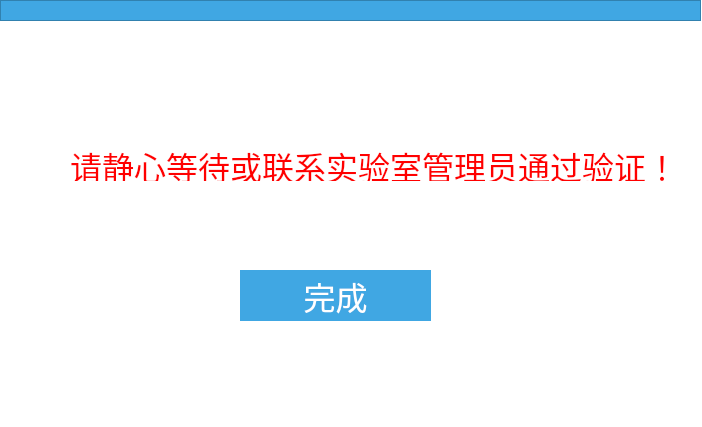
<?xml version="1.0" encoding="UTF-8"?>
<ui version="4.0">
 <class>UserRegisterLastStep</class>
 <widget class="QDialog" name="UserRegisterLastStep">
  <property name="geometry">
   <rect>
    <x>0</x>
    <y>0</y>
    <width>702</width>
    <height>427</height>
   </rect>
  </property>
  <property name="palette">
   <palette>
    <active>
     <colorrole role="Base">
      <brush brushstyle="SolidPattern">
       <color alpha="255">
        <red>255</red>
        <green>255</green>
        <blue>255</blue>
       </color>
      </brush>
     </colorrole>
     <colorrole role="Window">
      <brush brushstyle="SolidPattern">
       <color alpha="255">
        <red>255</red>
        <green>255</green>
        <blue>255</blue>
       </color>
      </brush>
     </colorrole>
    </active>
    <inactive>
     <colorrole role="Base">
      <brush brushstyle="SolidPattern">
       <color alpha="255">
        <red>255</red>
        <green>255</green>
        <blue>255</blue>
       </color>
      </brush>
     </colorrole>
     <colorrole role="Window">
      <brush brushstyle="SolidPattern">
       <color alpha="255">
        <red>255</red>
        <green>255</green>
        <blue>255</blue>
       </color>
      </brush>
     </colorrole>
    </inactive>
    <disabled>
     <colorrole role="Base">
      <brush brushstyle="SolidPattern">
       <color alpha="255">
        <red>255</red>
        <green>255</green>
        <blue>255</blue>
       </color>
      </brush>
     </colorrole>
     <colorrole role="Window">
      <brush brushstyle="SolidPattern">
       <color alpha="255">
        <red>255</red>
        <green>255</green>
        <blue>255</blue>
       </color>
      </brush>
     </colorrole>
    </disabled>
   </palette>
  </property>
  <property name="windowTitle">
   <string>UserRegisterLastStep</string>
  </property>
  <widget class="QToolButton" name="Finish">
   <property name="geometry">
    <rect>
     <x>240</x>
     <y>270</y>
     <width>191</width>
     <height>51</height>
    </rect>
   </property>
   <property name="palette">
    <palette>
     <active>
      <colorrole role="Button">
       <brush brushstyle="SolidPattern">
        <color alpha="255">
         <red>64</red>
         <green>167</green>
         <blue>227</blue>
        </color>
       </brush>
      </colorrole>
      <colorrole role="ButtonText">
       <brush brushstyle="SolidPattern">
        <color alpha="255">
         <red>255</red>
         <green>255</green>
         <blue>255</blue>
        </color>
       </brush>
      </colorrole>
      <colorrole role="Base">
       <brush brushstyle="SolidPattern">
        <color alpha="255">
         <red>255</red>
         <green>255</green>
         <blue>255</blue>
        </color>
       </brush>
      </colorrole>
      <colorrole role="Window">
       <brush brushstyle="SolidPattern">
        <color alpha="255">
         <red>64</red>
         <green>167</green>
         <blue>227</blue>
        </color>
       </brush>
      </colorrole>
      <colorrole role="AlternateBase">
       <brush brushstyle="LinearGradientPattern">
        <gradient startx="0.000000000000000" starty="0.000000000000000" endx="0.755682000000000" endy="0.864000000000000" type="LinearGradient" spread="PadSpread" coordinatemode="ObjectBoundingMode">
         <gradientstop position="0.000000000000000">
          <color alpha="255">
           <red>0</red>
           <green>195</green>
           <blue>195</blue>
          </color>
         </gradientstop>
         <gradientstop position="1.000000000000000">
          <color alpha="255">
           <red>255</red>
           <green>255</green>
           <blue>255</blue>
          </color>
         </gradientstop>
        </gradient>
       </brush>
      </colorrole>
     </active>
     <inactive>
      <colorrole role="Button">
       <brush brushstyle="SolidPattern">
        <color alpha="255">
         <red>64</red>
         <green>167</green>
         <blue>227</blue>
        </color>
       </brush>
      </colorrole>
      <colorrole role="ButtonText">
       <brush brushstyle="SolidPattern">
        <color alpha="255">
         <red>255</red>
         <green>255</green>
         <blue>255</blue>
        </color>
       </brush>
      </colorrole>
      <colorrole role="Base">
       <brush brushstyle="SolidPattern">
        <color alpha="255">
         <red>255</red>
         <green>255</green>
         <blue>255</blue>
        </color>
       </brush>
      </colorrole>
      <colorrole role="Window">
       <brush brushstyle="SolidPattern">
        <color alpha="255">
         <red>64</red>
         <green>167</green>
         <blue>227</blue>
        </color>
       </brush>
      </colorrole>
      <colorrole role="AlternateBase">
       <brush brushstyle="LinearGradientPattern">
        <gradient startx="0.000000000000000" starty="0.000000000000000" endx="0.755682000000000" endy="0.864000000000000" type="LinearGradient" spread="PadSpread" coordinatemode="ObjectBoundingMode">
         <gradientstop position="0.000000000000000">
          <color alpha="255">
           <red>0</red>
           <green>195</green>
           <blue>195</blue>
          </color>
         </gradientstop>
         <gradientstop position="1.000000000000000">
          <color alpha="255">
           <red>255</red>
           <green>255</green>
           <blue>255</blue>
          </color>
         </gradientstop>
        </gradient>
       </brush>
      </colorrole>
     </inactive>
     <disabled>
      <colorrole role="Button">
       <brush brushstyle="SolidPattern">
        <color alpha="255">
         <red>64</red>
         <green>167</green>
         <blue>227</blue>
        </color>
       </brush>
      </colorrole>
      <colorrole role="ButtonText">
       <brush brushstyle="SolidPattern">
        <color alpha="255">
         <red>120</red>
         <green>120</green>
         <blue>120</blue>
        </color>
       </brush>
      </colorrole>
      <colorrole role="Base">
       <brush brushstyle="SolidPattern">
        <color alpha="255">
         <red>64</red>
         <green>167</green>
         <blue>227</blue>
        </color>
       </brush>
      </colorrole>
      <colorrole role="Window">
       <brush brushstyle="SolidPattern">
        <color alpha="255">
         <red>64</red>
         <green>167</green>
         <blue>227</blue>
        </color>
       </brush>
      </colorrole>
      <colorrole role="AlternateBase">
       <brush brushstyle="LinearGradientPattern">
        <gradient startx="0.000000000000000" starty="0.000000000000000" endx="0.755682000000000" endy="0.864000000000000" type="LinearGradient" spread="PadSpread" coordinatemode="ObjectBoundingMode">
         <gradientstop position="0.000000000000000">
          <color alpha="255">
           <red>0</red>
           <green>195</green>
           <blue>195</blue>
          </color>
         </gradientstop>
         <gradientstop position="1.000000000000000">
          <color alpha="255">
           <red>255</red>
           <green>255</green>
           <blue>255</blue>
          </color>
         </gradientstop>
        </gradient>
       </brush>
      </colorrole>
     </disabled>
    </palette>
   </property>
   <property name="font">
    <font>
     <family>楷体</family>
     <pointsize>24</pointsize>
    </font>
   </property>
   <property name="autoFillBackground">
    <bool>true</bool>
   </property>
   <property name="text">
    <string>完成</string>
   </property>
   <property name="autoRaise">
    <bool>true</bool>
   </property>
  </widget>
  <widget class="QFrame" name="frame">
   <property name="geometry">
    <rect>
     <x>0</x>
     <y>0</y>
     <width>701</width>
     <height>21</height>
    </rect>
   </property>
   <property name="palette">
    <palette>
     <active>
      <colorrole role="Base">
       <brush brushstyle="SolidPattern">
        <color alpha="255">
         <red>255</red>
         <green>255</green>
         <blue>255</blue>
        </color>
       </brush>
      </colorrole>
      <colorrole role="Window">
       <brush brushstyle="SolidPattern">
        <color alpha="255">
         <red>64</red>
         <green>167</green>
         <blue>227</blue>
        </color>
       </brush>
      </colorrole>
      <colorrole role="AlternateBase">
       <brush brushstyle="LinearGradientPattern">
        <gradient startx="0.000000000000000" starty="0.000000000000000" endx="0.755682000000000" endy="0.864000000000000" type="LinearGradient" spread="PadSpread" coordinatemode="ObjectBoundingMode">
         <gradientstop position="0.000000000000000">
          <color alpha="255">
           <red>0</red>
           <green>195</green>
           <blue>195</blue>
          </color>
         </gradientstop>
         <gradientstop position="1.000000000000000">
          <color alpha="255">
           <red>255</red>
           <green>255</green>
           <blue>255</blue>
          </color>
         </gradientstop>
        </gradient>
       </brush>
      </colorrole>
     </active>
     <inactive>
      <colorrole role="Base">
       <brush brushstyle="SolidPattern">
        <color alpha="255">
         <red>255</red>
         <green>255</green>
         <blue>255</blue>
        </color>
       </brush>
      </colorrole>
      <colorrole role="Window">
       <brush brushstyle="SolidPattern">
        <color alpha="255">
         <red>64</red>
         <green>167</green>
         <blue>227</blue>
        </color>
       </brush>
      </colorrole>
      <colorrole role="AlternateBase">
       <brush brushstyle="LinearGradientPattern">
        <gradient startx="0.000000000000000" starty="0.000000000000000" endx="0.755682000000000" endy="0.864000000000000" type="LinearGradient" spread="PadSpread" coordinatemode="ObjectBoundingMode">
         <gradientstop position="0.000000000000000">
          <color alpha="255">
           <red>0</red>
           <green>195</green>
           <blue>195</blue>
          </color>
         </gradientstop>
         <gradientstop position="1.000000000000000">
          <color alpha="255">
           <red>255</red>
           <green>255</green>
           <blue>255</blue>
          </color>
         </gradientstop>
        </gradient>
       </brush>
      </colorrole>
     </inactive>
     <disabled>
      <colorrole role="Base">
       <brush brushstyle="SolidPattern">
        <color alpha="255">
         <red>64</red>
         <green>167</green>
         <blue>227</blue>
        </color>
       </brush>
      </colorrole>
      <colorrole role="Window">
       <brush brushstyle="SolidPattern">
        <color alpha="255">
         <red>64</red>
         <green>167</green>
         <blue>227</blue>
        </color>
       </brush>
      </colorrole>
      <colorrole role="AlternateBase">
       <brush brushstyle="LinearGradientPattern">
        <gradient startx="0.000000000000000" starty="0.000000000000000" endx="0.755682000000000" endy="0.864000000000000" type="LinearGradient" spread="PadSpread" coordinatemode="ObjectBoundingMode">
         <gradientstop position="0.000000000000000">
          <color alpha="255">
           <red>0</red>
           <green>195</green>
           <blue>195</blue>
          </color>
         </gradientstop>
         <gradientstop position="1.000000000000000">
          <color alpha="255">
           <red>255</red>
           <green>255</green>
           <blue>255</blue>
          </color>
         </gradientstop>
        </gradient>
       </brush>
      </colorrole>
     </disabled>
    </palette>
   </property>
   <property name="autoFillBackground">
    <bool>true</bool>
   </property>
   <property name="frameShape">
    <enum>QFrame::StyledPanel</enum>
   </property>
   <property name="frameShadow">
    <enum>QFrame::Raised</enum>
   </property>
   <widget class="QToolButton" name="AppClose">
    <property name="geometry">
     <rect>
      <x>680</x>
      <y>0</y>
      <width>21</width>
      <height>21</height>
     </rect>
    </property>
    <property name="text">
     <string/>
    </property>
    <property name="icon">
     <iconset resource="../../../UrielQtFramework.qrc">
      <normaloff>:/UserRegister/Resources/UserRegister/close.png</normaloff>:/UserRegister/Resources/UserRegister/close.png</iconset>
    </property>
    <property name="autoRaise">
     <bool>true</bool>
    </property>
   </widget>
  </widget>
  <widget class="QLabel" name="label">
   <property name="geometry">
    <rect>
     <x>70</x>
     <y>150</y>
     <width>601</width>
     <height>31</height>
    </rect>
   </property>
   <property name="palette">
    <palette>
     <active>
      <colorrole role="WindowText">
       <brush brushstyle="SolidPattern">
        <color alpha="255">
         <red>255</red>
         <green>0</green>
         <blue>0</blue>
        </color>
       </brush>
      </colorrole>
      <colorrole role="Text">
       <brush brushstyle="SolidPattern">
        <color alpha="255">
         <red>0</red>
         <green>0</green>
         <blue>0</blue>
        </color>
       </brush>
      </colorrole>
     </active>
     <inactive>
      <colorrole role="WindowText">
       <brush brushstyle="SolidPattern">
        <color alpha="255">
         <red>255</red>
         <green>0</green>
         <blue>0</blue>
        </color>
       </brush>
      </colorrole>
      <colorrole role="Text">
       <brush brushstyle="SolidPattern">
        <color alpha="255">
         <red>0</red>
         <green>0</green>
         <blue>0</blue>
        </color>
       </brush>
      </colorrole>
     </inactive>
     <disabled>
      <colorrole role="WindowText">
       <brush brushstyle="SolidPattern">
        <color alpha="255">
         <red>120</red>
         <green>120</green>
         <blue>120</blue>
        </color>
       </brush>
      </colorrole>
      <colorrole role="Text">
       <brush brushstyle="SolidPattern">
        <color alpha="255">
         <red>120</red>
         <green>120</green>
         <blue>120</blue>
        </color>
       </brush>
      </colorrole>
     </disabled>
    </palette>
   </property>
   <property name="font">
    <font>
     <family>楷体</family>
     <pointsize>24</pointsize>
    </font>
   </property>
   <property name="text">
    <string>请静心等待或联系实验室管理员通过验证！</string>
   </property>
  </widget>
 </widget>
 <layoutdefault spacing="6" margin="11"/>
 <resources>
  <include location="../../../UrielQtFramework.qrc"/>
 </resources>
 <connections/>
</ui>
